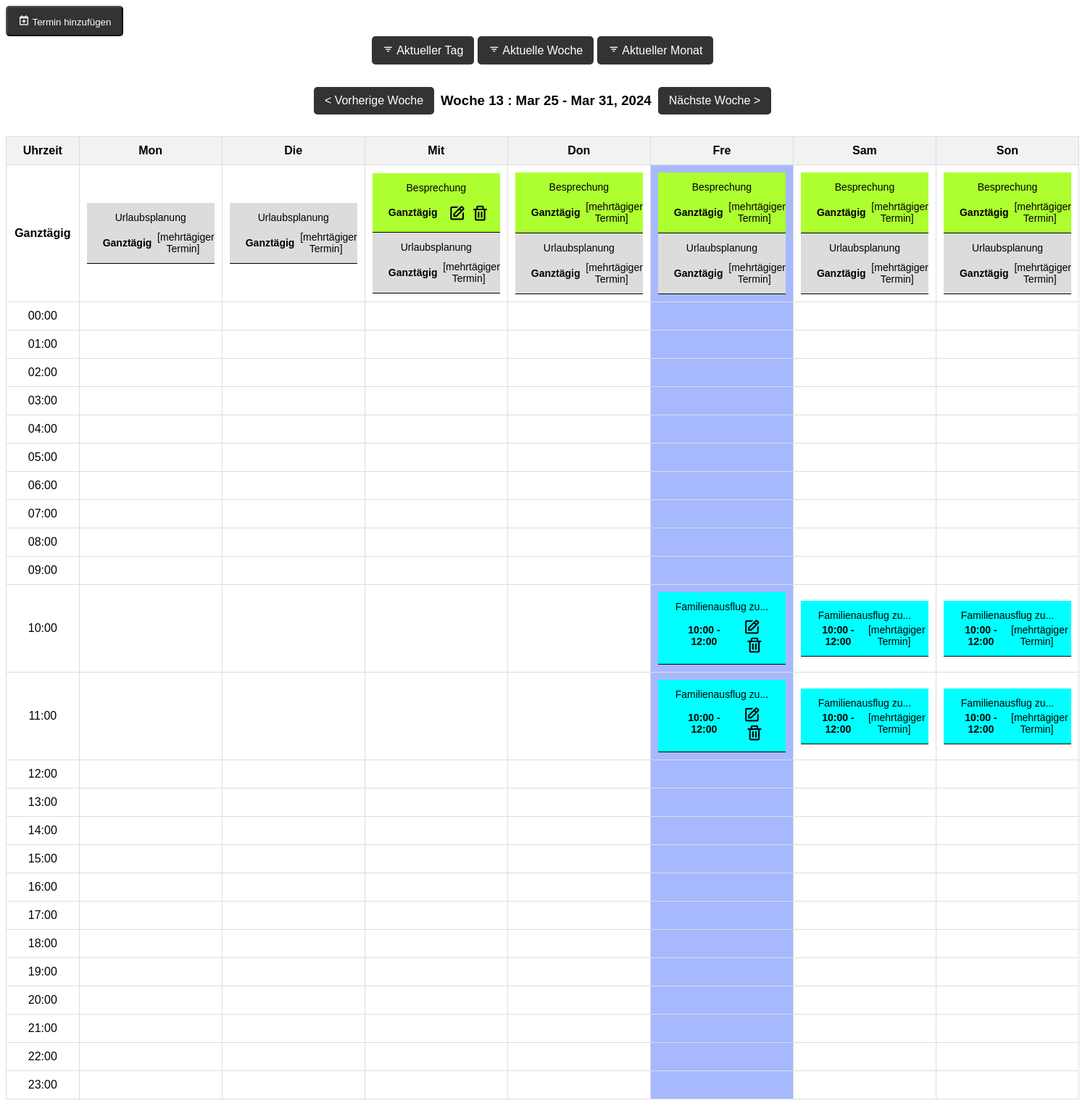
Page /?view=week&month=03&year=2024&week=13 on the committed database.
### tables this page shows
CREATE TABLE `appointments` (
  `id` int(11) NOT NULL,
  `title` varchar(255) NOT NULL,
  `description` text DEFAULT NULL,
  `date` date NOT NULL,
  `end_date` date DEFAULT NULL,
  `start_time` time DEFAULT NULL,
  `end_time` time DEFAULT NULL,
  `is_full_day` tinyint(1) NOT NULL DEFAULT 0,
  `category` varchar(50) DEFAULT NULL,
  `created_at` timestamp NULL DEFAULT current_timestamp(),
  `category_id` int(11) DEFAULT NULL
);

### index.php (the view, shortened to what this page needs)
<?php
include 'db_connection.php';
$month = isset($_GET['month']) ? $_GET['month'] : date('m');
$year = isset($_GET['year']) ? $_GET['year'] : date('Y');
$view = isset($_GET['view']) ? $_GET['view'] : 'month';
$week = isset($_GET['week']) ? $_GET['week'] : date('W');
$daysInMonth = cal_days_in_month(CAL_GREGORIAN, $month, $year);
$firstDay = mktime(0, 0, 0, $month, 1, $year);
$monthName = date('F', $firstDay);
$dayOfWeek = date('N', $firstDay);
$currentWeek = date('W');
$daysOfWeek = ["Mon", "Die", "Mit", "Don", "Fre", "Sam", "Son"];
?>
<!DOCTYPE html>
<html lang="en">
<head>
    <link rel="stylesheet" href="css/style.css">
    <link href='https://unpkg.com/boxicons@2.1.4/css/boxicons.min.css' rel='stylesheet'>
</head>
<body>
    <button onclick="openAddModal()" class="buttun"> <i class='bx bx-calendar-plus bx-tada bx-xs'></i> Termin hinzufügen</button>
    <div class="calendar-container">
        <div class="navigation">
            <a href='?view=day&month=<?= date('m') ?>&year=<?= date('Y') ?>'> <i class='bx bx-filter'></i> Aktueller Tag </a> &nbsp;
            <a href='?view=week&month=<?= date('m') ?>&year=<?= date('Y') ?>&week=<?= $currentWeek ?>'> <i class='bx bx-filter'></i> Aktuelle Woche</a>&nbsp;
            <a href='?view=month&month=<?= date('m') ?>&year=<?= date('Y') ?>'><i class='bx bx-filter'></i> Aktueller Monat</a>
        </div>
        <?php if ($view == 'month') : ?>
            <div class="navigation">
                <a href='?month=<?= ($month == 1) ? 12 : $month - 1 ?>&year=<?= ($month == 1) ? $year - 1 : $year ?>'>
                    &lt; Vorheriger</a>
                <h3 class='h3'><?= $monthName ?> <?= $year ?></h3>
                <a href='?month=<?= ($month == 12) ? 1 : $month + 1 ?>&year=<?= ($month == 12) ? $year + 1 : $year ?>'>Nächster
                    &gt;</a>
            </div>
            <table class="tableM">
                <tr>
                    <?php foreach ($daysOfWeek as $day) : ?>
                        <th><?= $day ?></th>
                    <?php endforeach; ?>
                </tr>
                <tr>
                    <?php
                    for ($i = 1; $i < $dayOfWeek; $i++) {
                        echo "<td class='other-month'>" . (date('t', mktime(0, 0, 0, $month - 1, 1, $year)) - ($dayOfWeek - $i - 1)) . "</td>";
                    }
                    $dates = [];
                    for ($day = 1; $day <= $daysInMonth; $day++) {
                        $class = ($day == date('j') && $month == date('n') && $year == date('Y')) ? 'today' : '';
                        echo "<td class='date $class' style='width: 300px'>$day";
                        if (!empty($dates)) {
                            foreach ($dates as $date => $data) {
                                if (date('d', strtotime($date)) == $day) {
                                    foreach ($data as $entry) {
                                        $color = $entry['color'];
                                        $title = (strlen($entry['title']) > 18) ? substr($entry['title'], 0, 18) . '...' : $entry['title'];
                                        $time = $entry['time'];
                                        $id = $entry['id'];
                                        echo "<div class='appointment' style='background-color: $color;'>";
                                        echo "<span class='date Hovericon' onclick='DisplayEventsModel(" . $id . ")'>$title</span><br/>";
                                        echo "<div class='descriptionCurrEv'><span>$time [mehrtägiger Termin]</span>";
                                        echo "</div></div>";
                                    }
                                    unset($dates[$date]);
                                }
                            }
                        }
                        $appointments = [];
                        $sql = "SELECT a.*, c.*, a.id FROM appointments a LEFT JOIN categories c ON a.category_id = c.id WHERE YEAR(a.date) = $year AND MONTH(a.date) = $month AND DAY(a.date) = $day ORDER BY a.start_time";
                        $result = $pdo->query($sql);
                        if ($result->rowCount() > 0) {
                            while ($row = $result->fetch(PDO::FETCH_ASSOC)) {
                                $time = '';
                                $title = (strlen($row['title']) > 18) ? substr($row['title'], 0, 18) . '...' : $row['title'];
                                if ($row["is_full_day"] == 1) {
                                    echo "<div class='appointment' style='background-color: " . $row["color"] . ";'>";
                                    echo "<span class='full-day Hovericon' onclick='DisplayEventsModel(" . $row["id"] . ")'>" . $title . "<br/></span> <div class='containerAll'> <span class='descriptionEv'> Ganztägig</span>";
                                    $time = 'Ganztägig';
                                } else {
                                    echo "<div class='appointment' style='background-color: " . $row["color"] . ";'>";
                                    echo "<span class='timed Hovericon' onclick='DisplayEventsModel(" . $row["id"] . ")'>" . $title . " <br/> </span>";
                                    echo "<div class='containerAll'><span class='descriptionEv'>" . substr($row["start_time"], 0, 5);
                                    if (!empty($row["end_time"])) {
                                        echo " - " . substr($row["end_time"], 0, 5);
                                    }
                                    $time = substr($row["start_time"], 0, 5) . " - " . substr($row["end_time"], 0, 5);
                                    echo "</span>";
                                }
                                if (!empty($row["end_date"]) && $row["end_date"] != $row["date"]) {
                                    $start = new DateTime($row["date"]);
                                    $end = new DateTime($row["end_date"]);
                                    $currentDate = clone $start;
                                    $currentDate = $currentDate->modify('+1 day');
                                    while ($currentDate <= $end) {
                                        $dates[$currentDate->format('Y-m-d')][] = [
                                            'color' => $row["color"],
                                            'title' => $row["title"],
                                            'id' => $row["id"],
                                            'time' => $time
                                        ];
                                        $currentDate->modify('+1 day');
                                    }
                                }
                                echo "<div class='iconsDV'><i class='bx bx-edit bx-sm Hovericon' style='margin-right: 7px;' onclick='openModalEdite(" . $row["id"] . ")'></i>";
                                echo "<i class='bx bx-trash bx-sm Hovericon' onclick='deleteAppointment(" . $row["id"] . ")'></i></div>";
                                echo "</div></div>";
                            }
                        }
                        echo "</td>";
                        if (date('N', mktime(0, 0, 0, $month, $day, $year)) == 7) {
                            echo "</tr><tr>";
                        }
                    }
                    $lastDayOfWeek = date('N', mktime(0, 0, 0, $month, $daysInMonth, $year));
                    for ($i = $lastDayOfWeek + 1; $i <= 7; $i++) {
                        $nextMonthDay = $i - $lastDayOfWeek;
                        echo "<td class='other-month'>$nextMonthDay</td>";
                    }
                    ?>
                </tr>
            </table>
        <?php elseif ($view == 'week') : ?>
            <?php
            $weekNumber = date('W', strtotime($year . '-01-01 +' . ($week - 1) . ' weeks'));
            $firstDayOfWeek = strtotime('+' . (($week - 1) * 7) . ' days', strtotime($year . '-01-01'));
            $firstDayOfWeek = date('M j', $firstDayOfWeek);
            $lastDayOfWeek = strtotime('+' . (6 + (($week - 1) * 7)) . ' days', strtotime($year . '-01-01'));
            $lastDayOfWeek = date('M j, Y', $lastDayOfWeek);
            ?>
            <div class="navigation">
                <a href='?view=week&week=<?= $week - 1 ?>'>
                    < Vorherige Woche </a>&nbsp;&nbsp;
                        <h3> Woche <?= $weekNumber ?> :
                            <?= $firstDayOfWeek . " - " . $lastDayOfWeek ?></h3>
                        &nbsp;&nbsp;<a href='?view=week&week=<?= $week + 1 ?>'> Nächste Woche > </a>
            </div>
            <table>
                <tr>
                    <th>Uhrzeit</th>
                    <?php foreach ($daysOfWeek as $day) : ?>
                        <th><?= $day ?></th>
                    <?php endforeach; ?>
                </tr>
                <tr>
                    <td style="font-weight: bold;width: 100px;">Ganztägig</td>
                    <?php for ($i = 1; $i <= 7; $i++) :
                        $startOfWeek = new DateTime();
                        $startOfWeek->setISODate($year, $week, $i);
                        $currentDate = $startOfWeek->format('Y-m-d');
                        $class = ($currentDate  == sprintf('%04d-%02d-%02d', date('Y'), date('n'), date('j'))) ? 'today' : '';
                    ?>
                        <td style='width: 170px;' class='date <?= $class ?>'>
                            <?php
                            $sql = "SELECT a.*, c.* ,a.id FROM appointments a LEFT JOIN categories c ON a.category_id = c.id WHERE DATE(a.date) <= :currentDate AND (:currentDate <= DATE(a.end_date) OR a.end_date IS NULL) AND a.is_full_day = 1";
                            $stmt = $pdo->prepare($sql);
                            $stmt->bindParam(':currentDate', $currentDate);
                            $stmt->execute();
                            $fullDayEvents = $stmt->fetchAll(PDO::FETCH_ASSOC);
                            foreach ($fullDayEvents as $fullDayEvent) {
                                $title = (strlen($fullDayEvent['title']) > 18) ? substr($fullDayEvent['title'], 0, 18) . '...' : $fullDayEvent['title'];
                                echo "<div class='appointment' style='background-color: " . $fullDayEvent["color"] . ";'>";
                                echo "<span class='full-day Hovericon' onclick='DisplayEventsModel(" . $fullDayEvent["id"] . ")'>" . $title . "<br/></span> <div class='containerAll' style='margin-top: 16px;'> <span class='descriptionEv'> Ganztägig </span>";
                                if ($fullDayEvent['date'] == $currentDate) {
                                    echo "<div class='iconsDV'><i class='bx bx-edit bx-sm Hovericon' style='margin-right: 7px;' onclick='openModalEdite(" . $fullDayEvent["id"] . ")'></i>";
                                    echo "<i class='bx bx-trash bx-sm Hovericon' onclick='deleteAppointment(" . $fullDayEvent["id"] . ")'></i></div>";
                                    echo "</div></div>";
                                } else {
                                    echo "<div style='margin-top: -5px;'><span> &nbsp;&nbsp;[mehrtägiger Termin]</span></div>";
                                    echo "</div></div>";
                                }
                            }
                            ?>
                        </td>
                    <?php endfor; ?>
                </tr>
                <?php for ($hour = 0; $hour < 24; $hour++) : ?>
                    <tr>
                        <td style="width: 100px;"><?= str_pad($hour, 2, '0', STR_PAD_LEFT) ?>:00</td>
                        <?php for ($day = 1; $day <= 7; $day++) :
                            $startOfWeek = new DateTime();
                            $startOfWeek->setISODate($year, $week, $day);
                            $currentDate = $startOfWeek->format('Y-m-d');
                            $currentHour = str_pad($hour, 2, '0', STR_PAD_LEFT) . ':00:00';
                            $nextHour = str_pad($hour + 1, 2, '0', STR_PAD_LEFT) . ':00:00';
                            $class = ($currentDate  == sprintf('%04d-%02d-%02d', date('Y'), date('n'), date('j'))) ? 'today' : '';
                        ?>
                            <td style='width: 170px;' class='date <?= $class ?>'>
                                <?php
                                $sql = "SELECT a.*, c.* ,a.id  FROM appointments a LEFT JOIN categories c ON a.category_id = c.id WHERE (a.date = :date OR (:date BETWEEN a.date AND a.end_date)) AND ((a.start_time <= :start_time AND a.end_time > :start_time) OR (a.start_time >= :start_time AND a.start_time < :next_hour)) ORDER BY a.start_time";
                                $stmt = $pdo->prepare($sql);
                                $stmt->bindParam(':date', $currentDate);
                                $stmt->bindParam(':start_time', $currentHour);
                                $stmt->bindParam(':next_hour', $nextHour);
                                $stmt->execute();
                                $events = $stmt->fetchAll(PDO::FETCH_ASSOC);
                                foreach ($events as $event) {
                                    $title = (strlen($event['title']) > 18) ? substr($event['title'], 0, 18) . '...' : $event['title'];
                                    echo "<div class='appointment' style='background-color: " . $event["color"] . ";'>";
                                    echo "<span class='timed Hovericon' onclick='DisplayEventsModel(" . $event["id"] . ")'>" . $title . " <br/> </span>";
                                    echo "<div class='containerAll'><span class='descriptionEv'>" . substr($event["start_time"], 0, 5);
                                    if (!empty($event["end_time"])) {
                                        echo " - " . substr($event["end_time"], 0, 5);
                                    }
                                    echo "</span>";
                                    if ($event['date'] == $currentDate) {
                                        echo "<div class='iconsDV'><i class='bx bx-edit bx-sm Hovericon' style='margin-right: 7px;' onclick='openModalEdite(" . $event["id"] . ")'></i>";
                                        echo "<i class='bx bx-trash bx-sm Hovericon' onclick='deleteAppointment(" . $event["id"] . ")'></i></div>";
                                        echo "</div></div>";
                                    } else {
                                        echo "<div style='margin-top: -5px;'><span> &nbsp;&nbsp;[mehrtägiger Termin]</span></div>";
                                        echo "</div></div>";
                                    }
                                }
                                ?>
                            </td>
                        <?php endfor; ?>
                    </tr>
                <?php endfor; ?>
            </table>
        <?php endif; ?>
    </div>
</body>
</html>

### css/style.css (style rules this page uses)
body { font-family: Arial, sans-serif; }
table { border-collapse: collapse; width: 100%; margin-bottom: 70px; }
th, td { border: 1px solid #ddd; padding: 10px; text-align: center; }
th { background-color: #f2f2f2; }
.today { background-color: #a6b9ff; }
.navigation { margin-bottom: 20px; display: flex; justify-content: center; align-items: center; }
.navigation a ,.buttun { padding: 10px 15px; background-color: #333; color: #fff; text-decoration: none; border-radius: 5px; transition: background-color 0.3s ease; }
.appointment { font-size: 14px; padding-top: 12px; padding-bottom: 12px; border-bottom: 1px solid black; }
.descriptionEv { color: black; font-weight: bolder; margin-left: 22px; margin-top: -5px; font-size: 14px; }
.containerAll { display: flex; align-items: center; margin-top: 9px; }
.iconsDV { margin-left: auto; margin-right: 15px; }
.Hovericon { cursor: pointer; }

### rows in the picture
appointments: title "Urlaubsplanung", date "[mehrtägiger Termin]"
appointments: title "Besprechung", date "[mehrtägiger Termin]"
appointments: title "Familienausflug zu...", start_time "10:00", end_time "12:00", date "[mehrtägiger Termin]"

### other values in the picture
$weekNumber "13"
$firstDayOfWeek "Mar 25"
$lastDayOfWeek "Mar 31, 2024"
$day "Mon"
$day "Die"
$day "Mit"
$day "Don"
$day "Fre"
$day "Sam"
$day "Son"
str_pad($hour, 2, '0', STR_PAD_LEFT) "00"
str_pad($hour, 2, '0', STR_PAD_LEFT) "01"
str_pad($hour, 2, '0', STR_PAD_LEFT) "02"
str_pad($hour, 2, '0', STR_PAD_LEFT) "03"
str_pad($hour, 2, '0', STR_PAD_LEFT) "04"
